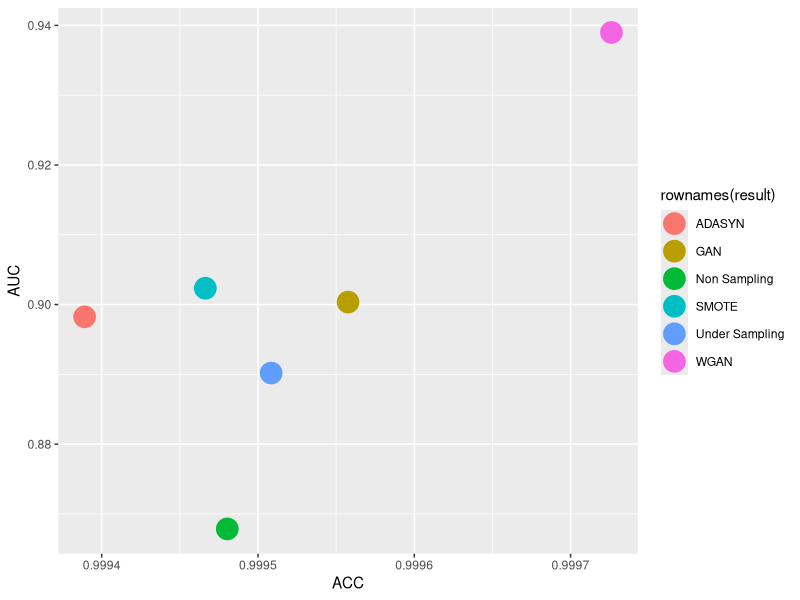

Write R code to recreate this figure.
## ---- chunk 1
result <- data.frame()
result = data.frame(c(0.9994803480263759,0.8678545237199384))
result$Under_Sampling = data.frame(c(0.9995084373222475,0.8901876266312907))
result$SMOTE = data.frame(c(0.9994663033784401,0.9023405417267101))
result$ADASYN = data.frame(c(0.9993890578147933,0.8982438459344533))
result$GAN = data.frame(c(0.999557596696722,0.9003572630796582))
result$WGAN = data.frame(c(0.999726131288447,0.9389927353247279))
colnames(result) <- c("Non Sampling","Under Sampling","SMOTE","ADASYN","GAN","WGAN")
rownames(result) <- c("ACC","AUC")

result  = data.frame(t(result))
result

library(ggplot2)
ggplot(data = result)+
  geom_point(mapping = aes(x = ACC,y = AUC,color = rownames(result)),size=7)
